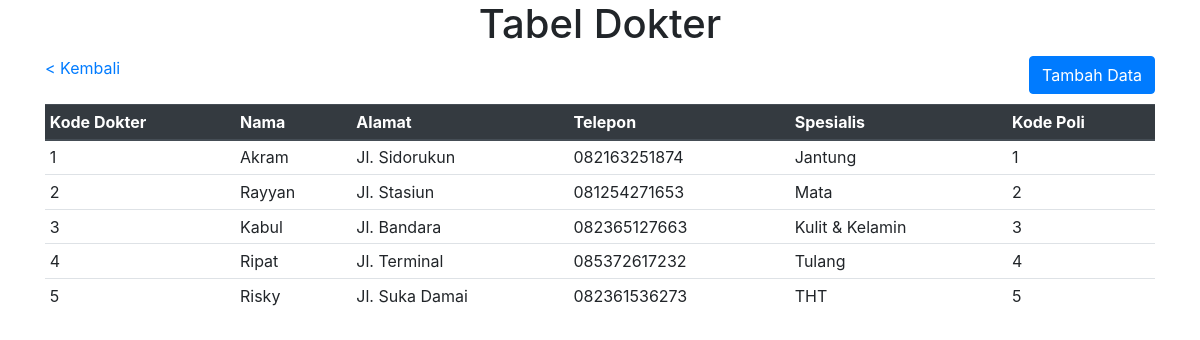
Screenshot of /dokter.php with the database file from the repository.
### tables this page shows
CREATE TABLE `t_dokter`  (
  `kode_dokter` int(11) NOT NULL AUTO_INCREMENT,
  `nama` varchar(255) NULL DEFAULT NULL,
  `alamat` varchar(255) NULL DEFAULT NULL,
  `telepon` varchar(255) NULL DEFAULT NULL,
  `spesialis` varchar(255) NULL DEFAULT NULL,
  `kode_poli` int(11) NULL DEFAULT NULL,
  PRIMARY KEY (`kode_dokter`) USING BTREE
);

### dokter.php (the view, shortened to what this page needs)
<!DOCTYPE html>
<html lang="en">
<head>
    <link rel="stylesheet" href="assets/bootstrap.min.css">
</head>
<body>
    <h1 class="text-center">Tabel Dokter</h1>
    <div class="container">
        <a href="index.php">
            < Kembali</a>
                <a href="tambah/tambah_dokter.php" class="btn btn-primary float-right">Tambah Data</a>
                <br><br>
                <table class="table table-sm" align="center">
                    <thead class="thead-dark">
                        <tr>
                            <th scope="col">Kode Dokter</th>
                            <th scope="col">Nama</th>
                            <th scope="col">Alamat</th>
                            <th scope="col">Telepon</th>
                            <th scope="col">Spesialis</th>
                            <th scope="col">Kode Poli</th>
                        </tr>
                    </thead>
                    <tbody>
                        <tr>
                            <?php
                            include "config.php";
                            $dokter = "SELECT * FROM `t_dokter`";
                            $result = mysqli_query($conn, $dokter);
                            ?>
                            <?php while ($hasil = mysqli_fetch_assoc($result)) : ?>
                                <td><?= $hasil['kode_dokter']; ?></td>
                                <td><?= $hasil['nama']; ?></td>
                                <td><?= $hasil['alamat']; ?></td>
                                <td><?= $hasil['telepon']; ?></td>
                                <td><?= $hasil['spesialis']; ?></td>
                                <td><?= $hasil['kode_poli']; ?></td>
                        </tr>
                    <?php endwhile; ?>
                    </tbody>
                </table>
    </div>
</body>
</html>

### rows the page displays
t_dokter: kode_dokter "1", nama "Akram", alamat "Jl. Sidorukun", telepon "082163251874", spesialis "Jantung", kode_poli "1"
t_dokter: kode_dokter "2", nama "Rayyan", alamat "Jl. Stasiun", telepon "081254271653", spesialis "Mata", kode_poli "2"
t_dokter: kode_dokter "3", nama "Kabul", alamat "Jl. Bandara", telepon "082365127663", spesialis "Kulit & Kelamin", kode_poli "3"
t_dokter: kode_dokter "4", nama "Ripat", alamat "Jl. Terminal", telepon "085372617232", spesialis "Tulang", kode_poli "4"
t_dokter: kode_dokter "5", nama "Risky", alamat "Jl. Suka Damai", telepon "082361536273", spesialis "THT", kode_poli "5"
